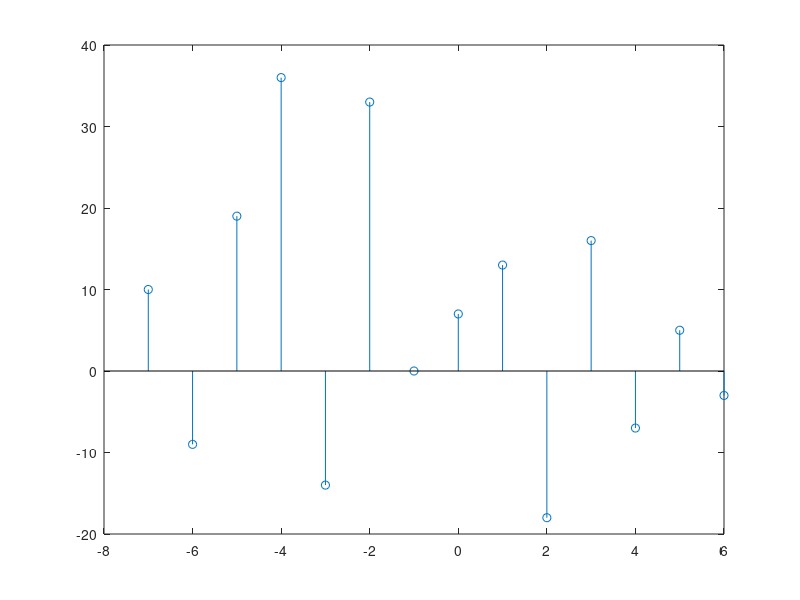

Write the MATLAB code that produced this figure.
clc; 
clear all;
close all;

%determining Cross-Correlation
xn = [2 -1 3 7 1 2 -3];
yn = [1 -1 2 -2 4 1 -2 5];
flipy = fliplr(yn);

xlen = length(xn);
ylen = length(yn);
tlen = xlen + ylen - 1;

Xn = [xn, zeros(1, xlen)];
Yn = [flipy, zeros(1, ylen)];
%Rxy = zeros(1, tlen);
for l = 1: tlen
   Rxy(l) = 0;
   for n = 1 : xlen
      if(l - n + 1 > 0)
          Rxy(l) = Rxy(l) + Xn(n) * Yn(l - n + 1);
      end
   end
end

lmin = -(tlen - xlen);
lmax = tlen - ylen;
t = lmin : lmax;
stem(t, Rxy);
